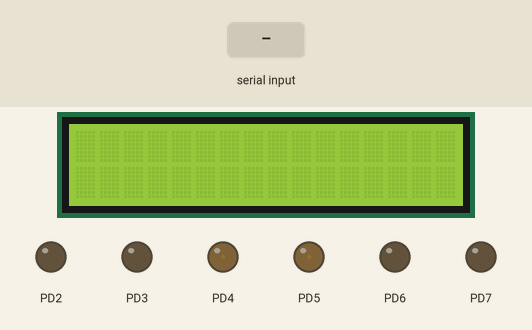
Recording of a program running on a simulated ATmega32, built with avr-gcc and emulated at 16 MHz (the files do not name the chip). On the bench: 16×2 character LCD, output pins drawn as LEDs (lit = HIGH). Wiring (inferred from the names in the program): character LCD (HD44780): RS PA1; R/W PA2; E PA3; data PA4, PA5, PA6, PA7. The inputs (shaded band) are chosen by the test bench. Pins used as bus, display or sensor lines are not drawn; what the program prints to the serial monitor is not drawn.

Above: at 7.4 s.
7.5 s: "0" received over Serial
At 8.8 s:
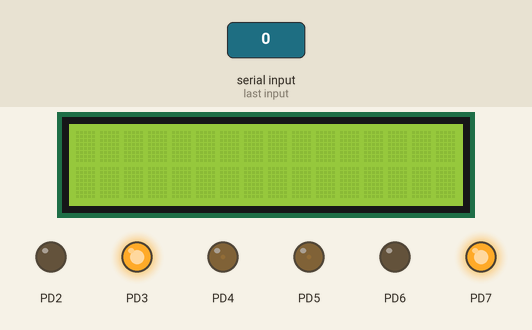
Timing chart, 0 to 10.5 s (numbered marks = the images above; inputs shaded):
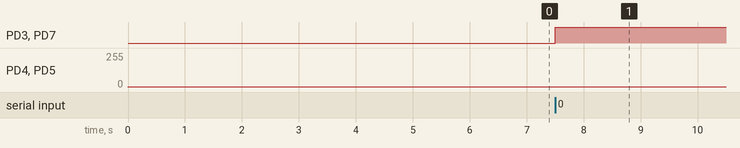

Measured:
- after the input at 7.5 s, PD3, PD7: LOW → HIGH at once

The program:

main.c
```c
#include "micro_config.h"
#include "std_types.h"
#include "mcal/pwm/pwm.h"
#include "hal/motor/motor.h"
#include "mcal/interrupt/interrupt.h"
#include "mcal/timer/timer.h"
#include "mcal/timer counter/timer counter.h"
#include "hal/lcd/lcd.h"
#include <stdio.h>
#include "hal/ultrasonic/ultrasonic.h"
#include "mcal/uart/uart.h"
#include "hal/wifi/wifi.h"
#include "application/phase0.h"
#include "application/phase2.h"
#include "application/phase3.h"
#include "application/phase4.h"
#include "application/phase5.h"
char p;

//Phase X
void main(){
	MOTOR_init();
	LCD_init();
	WIFI_init();
	_delay_ms(2000);
	WIFI_Connect(MGTMM,8111998alia);
	_delay_ms(20000);
	WIFI_CreateServer(80);
	_delay_ms(20000);
	WIFI_PrintIP();
	char phase =0;
	while(1){
		p= WIFI_Read();
if(p=='0') MOTOR_stop();
else if(p=='2')phase=2;
else if(p=='3')phase=3;
else if(p=='4')phase=4;
else if(p=='5')phase=5;

if(phase=='0') MOTOR_stop();
else if(phase=='2')phase2();
else if(phase=='3')phase3();
else if(phase=='4')phase4();

	}
}
```

phase0.c
```c
/*******************************************************************************
 *                              INCLUDES                                       *
 *******************************************************************************/
#include "phase0.h"

//char phase = 0;

/*******************************************************************************
 *                           APIs IMPLEMENTATIONS                              *
 *******************************************************************************/

void phase0(){
	MOTOR_stop();
		LCD_clearScreen();
		LCD_displayString("IDLE");

}
```

phase0.h
```c
#ifndef APPLICATION_PHASE0_H_
#define APPLICATION_PHASE0_H_

/*******************************************************************************
 *                              INCLUDES                                       *
 *******************************************************************************/

#include "../hal/wifi/wifi.h"
#include "../hal/lcd/lcd.h"
#include "../hal/motor/motor.h"

#endif /* APPLICATION_PHASE0_H_ */
```

phase2.c
```c
/*******************************************************************************
 *                              INCLUDES                                       *
 *******************************************************************************/
#include "phase2.h"


int state = 0;

void phase2(){

	LCD_clearScreen();
	LCD_displayString("Phase 2");

		int dist = ULTRASONIC_readFront();

		if(dist<10){
			LCD_clearScreen();
			LCD_displayString("STOP");
			MOTOR_stop();
		}
		if(state == 0){
			MOTOR_forward(30);
			LCD_clearScreen();
			LCD_displayString("STATE1");
		}else if(state == 1){
			MOTOR_forward(60);
			LCD_clearScreen();
			LCD_displayString("STATE2");
		}else if (state == 2){
			MOTOR_forward(90);
			LCD_clearScreen();
			LCD_displayString("STATE3");
		}else if(state == 3){
			LCD_clearScreen();
			LCD_displayString("STOP");
			MOTOR_stop();
		}

		if(dist<30) {
			state++;
			_delay_ms(500);
			LCD_clearScreen();
			LCD_displayString("STATE3");
		}

		LCD_goToRowColumn(1,0);
		LCD_intgerToString(dist);
		_delay_ms(100);


}
```

phase2.h
```c
#ifndef APPLICATION_PHASE2_H_
#define APPLICATION_PHASE2_H_

/*******************************************************************************
 *                              INCLUDES                                       *
 *******************************************************************************/
#include "../micro_config.h"
#include "../std_types.h"
#include "../mcal/pwm/pwm.h"
#include "../hal/motor/motor.h"
#include "../mcal/interrupt/interrupt.h"
#include "../mcal/timer/timer.h"
#include "../mcal/timer counter/timer counter.h"
#include "../hal/lcd/lcd.h"
#include "../hal/wifi/wifi.h"
#include "../hal/ultrasonic/ultrasonic.h"
#include <stdio.h>
/*******************************************************************************
 *                          FUNCTIONS DECLARATIONS                              *
 *******************************************************************************/
void phase2(void);

#endif /* APPLICATION_PHASE2_H_ */
```

phase3.c
```c
/*******************************************************************************
 *                              INCLUDES                                       *
 *******************************************************************************/
#include "phase3.h"

/*******************************************************************************
 *                           APIs IMPLEMENTATIONS                              *
 *******************************************************************************/
void phase3(){
	int fd,rd;

	LCD_clearScreen();
	LCD_displayString("Phase 3");

		fd=ULTRASONIC_readFront();
		rd=ULTRASONIC_readRight();

		if((fd>0)&&(fd<30)){
			if(rd<10) {
				MOTOR_stop();
				_delay_ms(200);
				MOTOR_left(30);
				_delay_ms(200);
			}else if(rd>40){
				MOTOR_stop();
				_delay_ms(200);
				MOTOR_right (30);
				_delay_ms(200);
			}else {
				MOTOR_stop();
				_delay_ms(100);
			}
		}else{
			MOTOR_forward(30);
			_delay_ms(100);
	}
}
```

phase3.h
```c
/*
 * phase3.h
 *
 *  Created on: Feb 7, 2020
 *      Author: mosta
 */

#ifndef APPLICATION_PHASE3_H_
#define APPLICATION_PHASE3_H_

/*******************************************************************************
 *                              INCLUDES                                       *
 *******************************************************************************/
#include "../micro_config.h"
#include "../std_types.h"
#include "../mcal/pwm/pwm.h"
#include "../hal/motor/motor.h"
#include "../mcal/interrupt/interrupt.h"
#include "../mcal/timer/timer.h"
#include "../mcal/timer counter/timer counter.h"
#include "../hal/lcd/lcd.h"
#include <stdio.h>
#include "../hal/ultrasonic/ultrasonic.h"
#include "../mcal/uart/uart.h"

/*******************************************************************************
 *                          FUNCTIONS DECLARATIONS                              *
 *******************************************************************************/
void phase4(void);

#endif /* APPLICATION_PHASE3_H_ */
```

phase4.c
```c
/*******************************************************************************
 *                              INCLUDES                                       *
 *******************************************************************************/
#include "phase4.h"

/*******************************************************************************
 *                       GLOBAL EXTERN VARIABLES                               *
 *******************************************************************************/
extern char p;


/*******************************************************************************
 *                           APIs IMPLEMENTATIONS                              *
 *******************************************************************************/
void phase4(void){


	LCD_clearScreen();
	LCD_displayString("Phase 4");

		p= WIFI_Read();

		if(p=='w'){
			MOTOR_forward(40);
			LCD_clearScreen();
			LCD_displayCharacter(p);
		}else if(p=='a'){
			MOTOR_left(40);
			LCD_clearScreen();
			LCD_displayCharacter(p);
		}else if(p=='d'){
			MOTOR_right(40);
			LCD_clearScreen();
			LCD_displayCharacter(p);
		}else if(p=='s'){
			MOTOR_backward(40);
			LCD_clearScreen();
			LCD_displayCharacter(p);
		}else if(p=='b'){
			MOTOR_stop();
			LCD_clearScreen();
			LCD_displayCharacter(p);
		}


	}
```

phase4.h
```c
/*
 * phase4.h
 *
 *  Created on: Feb 7, 2020
 *      Author: mosta
 */

#ifndef APPLICATION_PHASE4_H_
#define APPLICATION_PHASE4_H_
/*******************************************************************************
 *                              INCLUDES                                       *
 *******************************************************************************/
#include "../micro_config.h"
#include "../std_types.h"
#include "../mcal/pwm/pwm.h"
#include "../hal/motor/motor.h"
#include "../mcal/interrupt/interrupt.h"
#include "../mcal/timer/timer.h"
#include "../mcal/timer counter/timer counter.h"
#include "../hal/lcd/lcd.h"
#include <stdio.h>
#include "../hal/ultrasonic/ultrasonic.h"
#include "../mcal/uart/uart.h"
#include "../hal/wifi/wifi.h"

/*******************************************************************************
 *                          FUNCTIONS DECLARATIONS                              *
 *******************************************************************************/
void phase4(void);

#endif /* APPLICATION_PHASE4_H_ */
```

phase5.c
```c
/*******************************************************************************
 *                              INCLUDES                                       *
 *******************************************************************************/
#include "phase5.h"

/*******************************************************************************
 *                           APIs IMPLEMENTATIONS                              *
 *******************************************************************************/
void phase5(void){
	ULTRASONIC_initInterrupt();
	WIFI_init();
	_delay_ms(20000);
	WIFI_ConnectToTCPServer(192.168.43.43,8080);
	_delay_ms(10000);

	int fd;

	MOTOR_forward(30);
	while(ULTRASONIC_readFront() > 10);
	MOTOR_forward(0);
	MOTOR_stop();
	WIFI_SendTcpMessage(13,PHASE 5 ENDED);
	_delay_ms(10000);
	WIFI_SendTcpMessage(1,S);
}
```

phase5.h
```c
/*
 * phase5.h
 *
 *  Created on: Feb 9, 2020
 *      Author: mosta
 */

#ifndef APPLICATION_PHASE5_H_
#define APPLICATION_PHASE5_H_
/*******************************************************************************
 *                              INCLUDES                                       *
 *******************************************************************************/
#include "../micro_config.h"
#include "../std_types.h"
#include "../mcal/pwm/pwm.h"
#include "../hal/motor/motor.h"
#include "../mcal/interrupt/interrupt.h"
#include "../mcal/timer/timer.h"
#include "../mcal/timer counter/timer counter.h"
#include "../hal/lcd/lcd.h"
#include <stdio.h>
#include "../hal/ultrasonic/ultrasonic.h"
#include "../mcal/uart/uart.h"
#include "../hal/wifi/wifi.h"

/*******************************************************************************
 *                          FUNCTIONS DECLARATIONS                              *
 *******************************************************************************/
void phase5(void);

#endif /* APPLICATION_PHASE5_H_ */
```

phase0.c
```c
#include "phase0.h"

char phase = 0;

void phase0(){
	stop();
		LCD_clearScreen();
		LCD_displayString("IDLE");

}
```

phase0.h
```c
#ifndef APPLICATION_PHASE0_H_
#define APPLICATION_PHASE0_H_

#include "../hal/wifi/wifi.h"
#include "../hal/lcd/lcd.h"
#include "../hal/motor/motor.h"

#endif /* APPLICATION_PHASE0_H_ */
```

phase2.h
```c
#ifndef APPLICATION_PHASE2_H_
#define APPLICATION_PHASE2_H_


#include "../micro_config.h"
#include "../std_types.h"
#include "../mcal/macros/common_macros.h"
#include "../mcal/pwm/pwm.h"
#include "../hal/motor/motor.h"
#include "../mcal/interrupt/interrupt.h"
#include "../mcal/timer/timer.h"
#include "../mcal/timer counter/timer counter.h"
#include "../hal/lcd/lcd.h"
#include "../hal/wifi/wifi.h"
#include "../hal/ultrasonic/ultrasonic.h"
#include <stdio.h>

void phase4(void);

#endif /* APPLICATION_PHASE2_H_ */
```

phase3.h
```c
/*
 * phase3.h
 *
 *  Created on: Feb 7, 2020
 *      Author: mosta
 */

#ifndef APPLICATION_PHASE3_H_
#define APPLICATION_PHASE3_H_

#include "../micro_config.h"
#include "../std_types.h"
#include "../mcal/macros/common_macros.h"
#include "../mcal/pwm/pwm.h"
#include "../hal/motor/motor.h"
#include "../mcal/interrupt/interrupt.h"
#include "../mcal/timer/timer.h"
#include "../mcal/timer counter/timer counter.h"
#include "../hal/lcd/lcd.h"
#include <stdio.h>
#include "../hal/ultrasonic/ultrasonic.h"
#include "../mcal/uart/uart.h"

void phase4(void);

#endif /* APPLICATION_PHASE3_H_ */
```

phase4.h
```c
/*
 * phase4.h
 *
 *  Created on: Feb 7, 2020
 *      Author: mosta
 */

#ifndef APPLICATION_PHASE4_H_
#define APPLICATION_PHASE4_H_

#include "../micro_config.h"
#include "../std_types.h"
#include "../mcal/macros/common_macros.h"
#include "../mcal/pwm/pwm.h"
#include "../hal/motor/motor.h"
#include "../mcal/interrupt/interrupt.h"
#include "../mcal/timer/timer.h"
#include "../mcal/timer counter/timer counter.h"
#include "../hal/lcd/lcd.h"
#include <stdio.h>
#include "../hal/ultrasonic/ultrasonic.h"
#include "../mcal/uart/uart.h"
#include "../hal/wifi/wifi.h"
extern char p;
void phase4(void);

#endif /* APPLICATION_PHASE4_H_ */
```

micro_config.h
```c
 /******************************************************************************
 *
 * Module: Micro - Configuration
 *
 * File Name: Micro_Config.h
 *
 * Description: File include all Microcontroller libraries
 *
 * Author: Mohamed Tarek
 *
 *******************************************************************************/

#ifndef MICRO_CONFIG_H_
#define MICRO_CONFIG_H_

#ifndef F_CPU
#define F_CPU 16000000UL //16MHz Clock frequency
#endif

#include <avr/io.h>
#include <avr/interrupt.h>
#include <util/delay.h>
#include <stdlib.h>
#include "std_types.h"

#endif /* MICRO_CONFIG_H_ */
```

lcd.c
```c
//#include "../hal/lcd/lcd.h"
//
//
//int main(void)
//{
//	LCD_init(); /* initialize LCD */
//	LCD_displayStringRowColumn(0,2,"Team Ventor");
//	LCD_displayStringRowColumn(1,3,"is the best");
//	_delay_ms(4000); /* wait four seconds */
//
//	LCD_clearScreen(); /* clear the LCD display */
//
//
//    while(1)
//    {
//		/* Note: we write the code before while(1) because we want to execute it only once */
//    }
//
//}
```

motor.c
```c
//#include "../micro_config.h"
//#include "../std_types.h"
//#include "../mcal/macros/common_macros.h"
//#include "../hal/motor/motor.h"
//
//int main(){
//	MOTOR_init();
//
//while(1){
//	MOTOR_forward(40);
//	}
//}
```

pwm.c
```c
//#include "../micro_config.h"
//#include "../std_types.h"
//#include "../mcal/macros/common_macros.h"
//#include "../mcal/pwm/pwm.h"
//
//int main(){
//	PWM_init();
//
//while(1){
//	unsigned char duty;
//		while(1)
//		{
//			for(duty = 0 ; duty < 255 ; duty++)
//			{
//				/*increase the LED light intensity*/
//				PWM0_set_duty(duty);
//				_delay_ms(10);
//			}
//			_delay_ms(100);
//			for(duty = 255 ; duty > 0 ; duty--)
//			{
//				/*decrease the LED light intensity*/
//				PWM0_set_duty(duty);
//				_delay_ms(10);
//			}
//		}
//	}
//}
```

uart.c
```c
//#include "../mcal/uart/uart.h"
//
//int main(void)
//{
//	UART_init(); // initialize UART
//	UART_sendString("I am Micro1"); // send the required string to MC2
//
//    while(1)
//    {
//
//    }
//}
//
//
```

lcd.h
```c
 /******************************************************************************
 *
 * Module: LCD
 *
 * File Name: lcd.h
 *
 * Description: Header file for the LCD driver
 *
 * Author: Ventor
 *
 *******************************************************************************/

#ifndef LCD_H_
#define LCD_H_

/*******************************************************************************
 *                              INCLUDES                                       *
 *******************************************************************************/

#include "../../std_types.h"
#include "../../micro_config.h"
#include "../../mcal/dio/dio.h"

/*******************************************************************************
 *                              CONSTANTS                                       *
 *******************************************************************************/
/* LCD Data bits mode configuration */
#define DATA_BITS_MODE 4

/* Use higher 4 bits in the data port */
#if (DATA_BITS_MODE == 4)
#define UPPER_PORT_PINS
#endif

/* LCD HW Pins */
#define RS PA1
#define RW PA2
#define E  PA3
#define LCD_CTRL_PORT PORTA
#define LCD_CTRL_PORT_DIR DDRA

#define LCD_DATA_PORT PORTA
#define LCD_DATA_PORT_DIR DDRA

/* LCD Commands */
#define CLEAR_COMMAND 0x01
#define FOUR_BITS_DATA_MODE 0x02
#define TWO_LINE_LCD_Four_BIT_MODE 0x28
#define TWO_LINE_LCD_Eight_BIT_MODE 0x38
#define CURSOR_OFF 0x0C
#define CURSOR_ON 0x0E
#define SET_CURSOR_LOCATION 0x80

/*******************************************************************************
 *                      FUNCTIONS DECLARATIONS                                 *
 *******************************************************************************/
void LCD_sendCommand(uint8 a_command);
void LCD_displayCharacter(uint8 a_data);
void LCD_displayString(const char *Str_ptr);
void LCD_init(void);
void LCD_clearScreen(void);
void LCD_displayStringRowColumn(uint8 a_row,uint8 a_col,const char *Str_ptr);
void LCD_goToRowColumn(uint8 a_row,uint8 a_col);
void LCD_intgerToString(uint32 a_data);

#endif /* LCD_H_ */
```

motor.h
```c
 /******************************************************************************
 *
 * Module: MOTOR
 *
 * File Name: motor.h
 *
 * Description: Header file for the motor AVR driver
 *
 * Author: Ventor
 *
 *******************************************************************************/

#ifndef HAL_MOTOR_MOTOR_H_
#define HAL_MOTOR_MOTOR_H_
/*******************************************************************************
 *                              INCLUDES                                       *
 *******************************************************************************/
#include "../../micro_config.h"
#include "../../std_types.h"
#include "../../mcal/dio/dio.h"
#include "../../mcal/pwm/pwm.h"

/*******************************************************************************
 *                             CONSTANTS                                       *
 *******************************************************************************/
#define clkwise 1
#define aclkwise 0

/*******************************************************************************
 *                        FUNCTIONS DECLARATIONS                                *
 *******************************************************************************/
void MOTOR_init();
void MOTOR_forward(uint8_t a_spd);
void MOTOR_backward(uint8_t a_spd);
void MOTOR_left(uint8_t a_spd);
void MOTOR_right(uint8_t a_spd);
void MOTOR_stop();

#endif /* HAL_MOTOR_MOTOR_H_ */
```

wifi.c
```c
#include "wifi.h"
```

wifi.c
```c
#include "wifi.h"
```

Source omitted: lcd.c (5846 bytes), motor.c (2767 bytes), ultrasonic.c (3464 bytes), ultrasonic.h (1627 bytes), wifi.h (1003 bytes), lcd.c (5804 bytes), lcd.h (2084 bytes), motor.c (1539 bytes), motor.h (1352 bytes), ultrasonic.h (1461 bytes), wifi.h (1003 bytes), dio.c (3900 bytes) and 20 more
